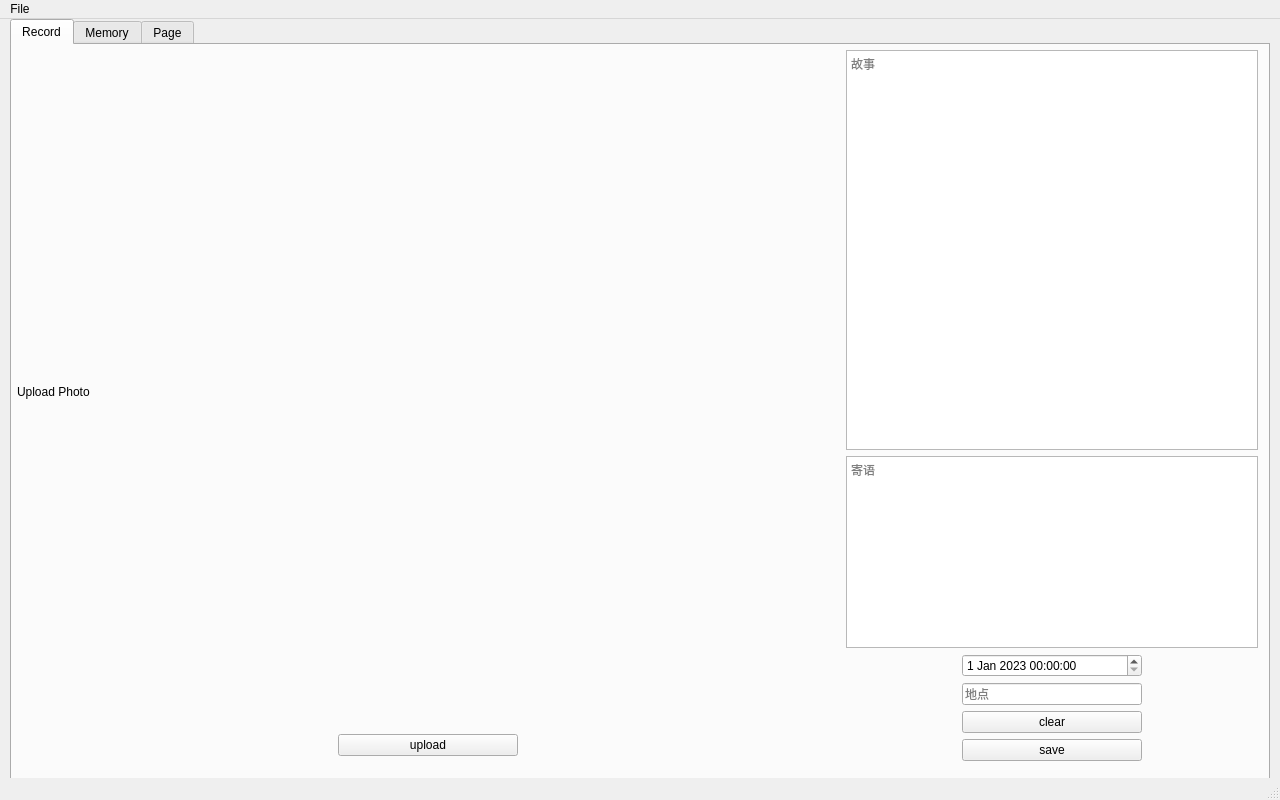
<?xml version="1.0" encoding="UTF-8"?>
<ui version="4.0">
 <class>ForMyBaby</class>
 <widget class="QMainWindow" name="ForMyBaby">
  <property name="geometry">
   <rect>
    <x>0</x>
    <y>0</y>
    <width>1280</width>
    <height>800</height>
   </rect>
  </property>
  <property name="minimumSize">
   <size>
    <width>0</width>
    <height>0</height>
   </size>
  </property>
  <property name="maximumSize">
   <size>
    <width>16777215</width>
    <height>16777215</height>
   </size>
  </property>
  <property name="windowTitle">
   <string>MainWindow</string>
  </property>
  <widget class="QWidget" name="centralwidget">
   <property name="minimumSize">
    <size>
     <width>0</width>
     <height>0</height>
    </size>
   </property>
   <property name="maximumSize">
    <size>
     <width>16777215</width>
     <height>16777215</height>
    </size>
   </property>
   <property name="autoFillBackground">
    <bool>true</bool>
   </property>
   <widget class="QTabWidget" name="mainWidget">
    <property name="geometry">
     <rect>
      <x>10</x>
      <y>0</y>
      <width>1260</width>
      <height>880</height>
     </rect>
    </property>
    <property name="sizePolicy">
     <sizepolicy hsizetype="Preferred" vsizetype="Preferred">
      <horstretch>0</horstretch>
      <verstretch>0</verstretch>
     </sizepolicy>
    </property>
    <property name="minimumSize">
     <size>
      <width>0</width>
      <height>0</height>
     </size>
    </property>
    <property name="maximumSize">
     <size>
      <width>16777215</width>
      <height>16777215</height>
     </size>
    </property>
    <property name="currentIndex">
     <number>0</number>
    </property>
    <widget class="QWidget" name="record_tab">
     <property name="maximumSize">
      <size>
       <width>16777215</width>
       <height>16777215</height>
      </size>
     </property>
     <attribute name="title">
      <string>Record</string>
     </attribute>
     <widget class="QWidget" name="horizontalLayoutWidget">
      <property name="geometry">
       <rect>
        <x>0</x>
        <y>0</y>
        <width>1251</width>
        <height>721</height>
       </rect>
      </property>
      <layout class="QHBoxLayout" name="horizontalLayout_4" stretch="2,1">
       <property name="leftMargin">
        <number>5</number>
       </property>
       <property name="topMargin">
        <number>5</number>
       </property>
       <property name="rightMargin">
        <number>5</number>
       </property>
       <property name="bottomMargin">
        <number>5</number>
       </property>
       <item>
        <layout class="QVBoxLayout" name="verticalLayout_2">
         <property name="topMargin">
          <number>5</number>
         </property>
         <property name="bottomMargin">
          <number>5</number>
         </property>
         <item>
          <widget class="QLabel" name="photo_window">
           <property name="enabled">
            <bool>true</bool>
           </property>
           <property name="sizePolicy">
            <sizepolicy hsizetype="Preferred" vsizetype="Preferred">
             <horstretch>1</horstretch>
             <verstretch>1</verstretch>
            </sizepolicy>
           </property>
           <property name="minimumSize">
            <size>
             <width>0</width>
             <height>0</height>
            </size>
           </property>
           <property name="maximumSize">
            <size>
             <width>16777215</width>
             <height>16777215</height>
            </size>
           </property>
           <property name="text">
            <string>Upload Photo</string>
           </property>
          </widget>
         </item>
         <item alignment="Qt::AlignHCenter">
          <widget class="QPushButton" name="upload_button">
           <property name="minimumSize">
            <size>
             <width>180</width>
             <height>0</height>
            </size>
           </property>
           <property name="maximumSize">
            <size>
             <width>180</width>
             <height>30</height>
            </size>
           </property>
           <property name="layoutDirection">
            <enum>Qt::LeftToRight</enum>
           </property>
           <property name="text">
            <string>upload</string>
           </property>
          </widget>
         </item>
        </layout>
       </item>
       <item>
        <layout class="QVBoxLayout" name="verticalLayout_3">
         <item>
          <widget class="QTextEdit" name="story">
           <property name="placeholderText">
            <string>故事</string>
           </property>
          </widget>
         </item>
         <item>
          <widget class="QTextEdit" name="message">
           <property name="sizePolicy">
            <sizepolicy hsizetype="Preferred" vsizetype="Preferred">
             <horstretch>0</horstretch>
             <verstretch>0</verstretch>
            </sizepolicy>
           </property>
           <property name="maximumSize">
            <size>
             <width>16777215</width>
             <height>16777215</height>
            </size>
           </property>
           <property name="placeholderText">
            <string>寄语</string>
           </property>
          </widget>
         </item>
         <item alignment="Qt::AlignHCenter">
          <widget class="QDateTimeEdit" name="datetime">
           <property name="minimumSize">
            <size>
             <width>180</width>
             <height>0</height>
            </size>
           </property>
           <property name="maximumSize">
            <size>
             <width>320</width>
             <height>16777215</height>
            </size>
           </property>
           <property name="dateTime">
            <datetime>
             <hour>0</hour>
             <minute>0</minute>
             <second>0</second>
             <year>2023</year>
             <month>1</month>
             <day>1</day>
            </datetime>
           </property>
          </widget>
         </item>
         <item alignment="Qt::AlignHCenter">
          <widget class="QLineEdit" name="position">
           <property name="minimumSize">
            <size>
             <width>180</width>
             <height>0</height>
            </size>
           </property>
           <property name="maximumSize">
            <size>
             <width>320</width>
             <height>16777215</height>
            </size>
           </property>
           <property name="text">
            <string/>
           </property>
           <property name="placeholderText">
            <string>地点</string>
           </property>
          </widget>
         </item>
         <item alignment="Qt::AlignHCenter">
          <widget class="QPushButton" name="clear_button">
           <property name="minimumSize">
            <size>
             <width>180</width>
             <height>0</height>
            </size>
           </property>
           <property name="maximumSize">
            <size>
             <width>180</width>
             <height>30</height>
            </size>
           </property>
           <property name="text">
            <string>clear</string>
           </property>
          </widget>
         </item>
         <item alignment="Qt::AlignHCenter">
          <widget class="QPushButton" name="save_button">
           <property name="minimumSize">
            <size>
             <width>180</width>
             <height>0</height>
            </size>
           </property>
           <property name="maximumSize">
            <size>
             <width>180</width>
             <height>30</height>
            </size>
           </property>
           <property name="text">
            <string>save</string>
           </property>
          </widget>
         </item>
        </layout>
       </item>
      </layout>
     </widget>
    </widget>
    <widget class="QWidget" name="memory_tab">
     <attribute name="title">
      <string>Memory</string>
     </attribute>
     <widget class="QWidget" name="horizontalLayoutWidget_2">
      <property name="geometry">
       <rect>
        <x>10</x>
        <y>0</y>
        <width>1241</width>
        <height>721</height>
       </rect>
      </property>
      <layout class="QHBoxLayout" name="horizontalLayout" stretch="1,6">
       <item>
        <widget class="QListView" name="photo_list"/>
       </item>
       <item>
        <widget class="QLabel" name="label">
         <property name="text">
          <string>TextLabel</string>
         </property>
        </widget>
       </item>
      </layout>
     </widget>
    </widget>
    <widget class="QWidget" name="tab_5">
     <attribute name="title">
      <string>Page</string>
     </attribute>
    </widget>
   </widget>
  </widget>
  <widget class="QMenuBar" name="menubar">
   <property name="geometry">
    <rect>
     <x>0</x>
     <y>0</y>
     <width>1280</width>
     <height>24</height>
    </rect>
   </property>
   <widget class="QMenu" name="menuFile">
    <property name="title">
     <string>File</string>
    </property>
    <addaction name="actionOpen"/>
   </widget>
   <addaction name="menuFile"/>
  </widget>
  <widget class="QStatusBar" name="statusbar"/>
  <action name="actionOpen">
   <property name="text">
    <string>Open</string>
   </property>
  </action>
 </widget>
 <resources/>
 <connections>
  <connection>
   <sender>upload_button</sender>
   <signal>clicked()</signal>
   <receiver>actionOpen</receiver>
   <slot>trigger()</slot>
   <hints>
    <hint type="sourcelabel">
     <x>632</x>
     <y>515</y>
    </hint>
    <hint type="destinationlabel">
     <x>-1</x>
     <y>-1</y>
    </hint>
   </hints>
  </connection>
 </connections>
</ui>
